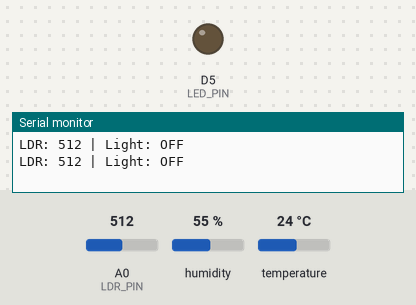
This sketch was run on a simulated ESP8266 (NodeMCU). Parts: output pins drawn as LEDs (lit = HIGH), the last lines printed to the serial monitor. The test bench sets the inputs (shaded band); at power-on: A0 (LDR_PIN) = 512, humidity 55 %, temperature 24 °C. WiFi joins after 1.5 s; servers stay silent unless stated.

Above: at 3.7 s.
3.8 s: A0 (LDR_PIN) set to 411
5.3 s: A0 (LDR_PIN) set to 390
At 5.8 s:
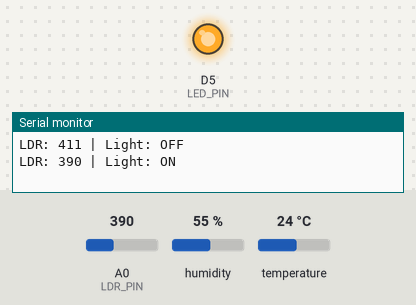
14.0 s: A0 (LDR_PIN) set to 690
15.5 s: A0 (LDR_PIN) set to 717
At 16.7 s:
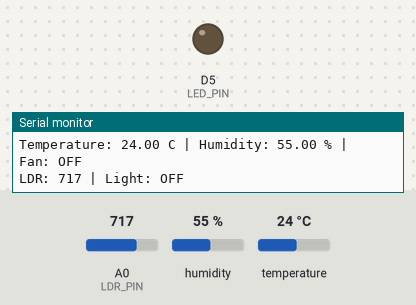
17.0 s: A0 (LDR_PIN) set to 306
At 17.9 s:
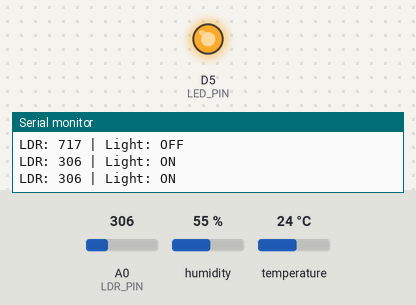
Timing chart, 0 to 19.5 s (numbered marks = the images above; inputs shaded):
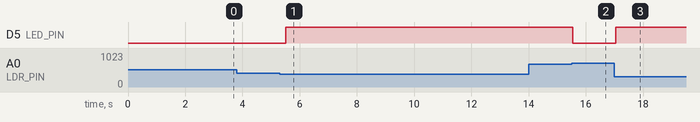

Measured:
- the behaviour switches between 400 and 399 on A0 (LDR_PIN) (found by bisection; images 0 and 1)
- the behaviour switches between 700 and 701 on A0 (LDR_PIN) (found by bisection; images 1 and 2)
- after the input at 5.3 s, D5 (LED_PIN): LOW → HIGH after 0.21 s
- after the input at 15.5 s, D5 (LED_PIN): HIGH → LOW at once
- after the input at 17.0 s, D5 (LED_PIN): LOW → HIGH at once

The sketch:

fanlight.ino
```cpp
#include <ESP8266WiFi.h>
#include <ESP8266WebServer.h>
#include <DHT.h>

// ---------------- PIN CONFIGURATION ----------------

#define LDR_PIN A0
#define LED_PIN D5

#define DHTPIN D2
#define DHTTYPE DHT11

// ---------------- WIFI CONFIGURATION ----------------

const char* ssid = "YOUR_WIFI_SSID";
const char* password = "YOUR_WIFI_PASSWORD";

// ---------------- SERVER ----------------

ESP8266WebServer server(80);

// ---------------- LDR CONFIGURATION ----------------

int DARK_THRESHOLD = 400;
int BRIGHT_THRESHOLD = 700;

int ldrValue = 0;
bool lightState = false;

// ---------------- DHT11 CONFIGURATION ----------------

DHT dht(DHTPIN, DHTTYPE);

float temperature = 0.0;
float humidity = 0.0;

// ---------------- FAN AUTOMATION ----------------

#define FAN_ON_TEMP 30.0
#define FAN_OFF_TEMP 28.0

bool fanState = false;

// ---------------- SETUP ----------------

void setup()
{
    Serial.begin(115200);
    delay(1000);

    pinMode(LED_PIN, OUTPUT);
    digitalWrite(LED_PIN, LOW);

    dht.begin();

    Serial.println();
    Serial.println("================================");
    Serial.println(" SMART HOME DIGITAL TWIN");
    Serial.println("================================");

    // Connect to WiFi
    Serial.println("Connecting to WiFi...");

    WiFi.begin(ssid, password);

    while (WiFi.status() != WL_CONNECTED)
    {
        delay(500);
        Serial.print(".");
    }

    Serial.println();
    Serial.println("WiFi Connected!");

    Serial.print("ESP8266 IP Address: ");
    Serial.println(WiFi.localIP());

    // ---------------- JSON API ----------------

    server.on("/data", []()
    {
        String json = "{";

        json += "\"ldr\":" + String(ldrValue) + ",";
        json += "\"dark\":" + String(lightState ? "true" : "false") + ",";
        json += "\"lightState\":" + String(lightState ? "true" : "false") + ",";
        json += "\"temperature\":" + String(temperature, 1) + ",";
        json += "\"humidity\":" + String(humidity, 1) + ",";
        json += "\"fanState\":" + String(fanState ? "true" : "false");

        json += "}";

        server.send(200, "application/json", json);
    });

    // Root endpoint
    server.on("/", []()
    {
        server.send(200, "text/plain",
                    "Smart Home Digital Twin ESP8266 Server Running. Open /data for sensor values.");
    });

    server.begin();

    Serial.println("Smart Home Web Server Started!");
    Serial.println("Open /data to view sensor values.");
}

// ---------------- READ LDR ----------------

void readLDR()
{
    ldrValue = analogRead(LDR_PIN);

    // Hysteresis logic
    if (ldrValue < DARK_THRESHOLD)
    {
        lightState = true;
    }
    else if (ldrValue > BRIGHT_THRESHOLD)
    {
        lightState = false;
    }

    // Physical LED control
    digitalWrite(LED_PIN, lightState ? HIGH : LOW);

    Serial.print("LDR: ");
    Serial.print(ldrValue);

    Serial.print(" | Light: ");
    Serial.println(lightState ? "ON" : "OFF");
}

// ---------------- READ DHT11 ----------------

void readTemperature()
{
    float t = dht.readTemperature();
    float h = dht.readHumidity();

    if (isnan(t) || isnan(h))
    {
        Serial.println("DHT11 reading failed! Check sensor wiring.");
        return;
    }

    temperature = t;
    humidity = h;

    // Fan automation with hysteresis
    if (temperature >= FAN_ON_TEMP)
    {
        fanState = true;
    }
    else if (temperature <= FAN_OFF_TEMP)
    {
        fanState = false;
    }

    Serial.print("Temperature: ");
    Serial.print(temperature);
    Serial.print(" C | Humidity: ");
    Serial.print(humidity);
    Serial.print(" % | Fan: ");
    Serial.println(fanState ? "ON" : "OFF");
}

// ---------------- MAIN LOOP ----------------

void loop()
{
    server.handleClient();

    static unsigned long previousLDRRead = 0;
    static unsigned long previousDHTRead = 0;

    unsigned long currentMillis = millis();

    // Read LDR every 500 milliseconds
    if (currentMillis - previousLDRRead >= 500)
    {
        previousLDRRead = currentMillis;
        readLDR();
    }

    // Read DHT11 every 2 seconds
    if (currentMillis - previousDHTRead >= 2000)
    {
        previousDHTRead = currentMillis;
        readTemperature();
    }
}
```
